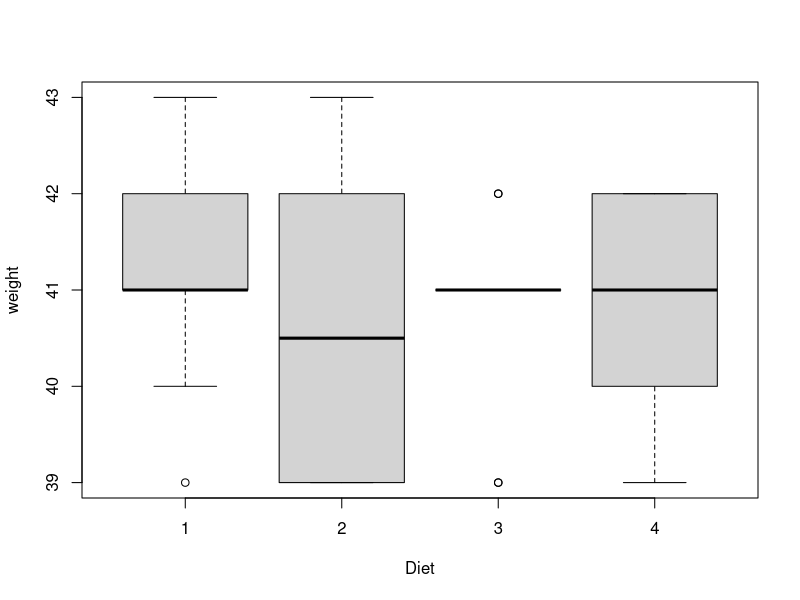
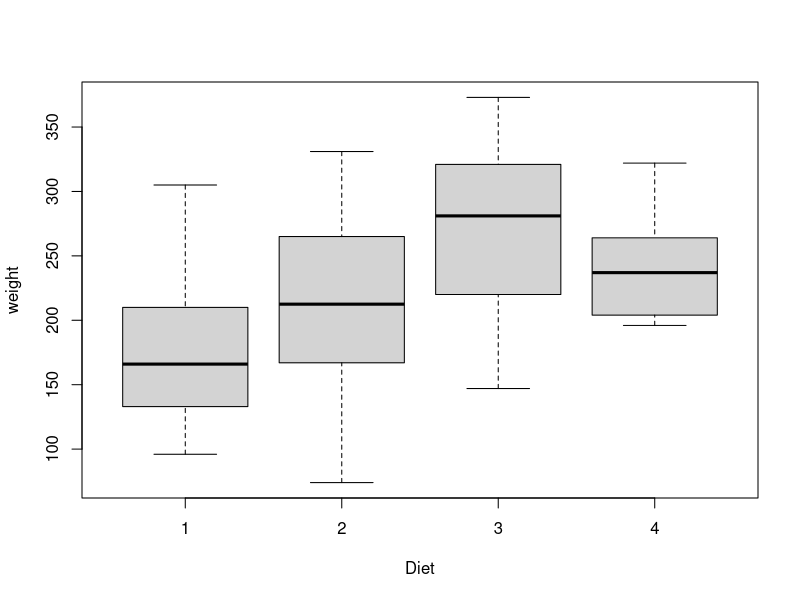
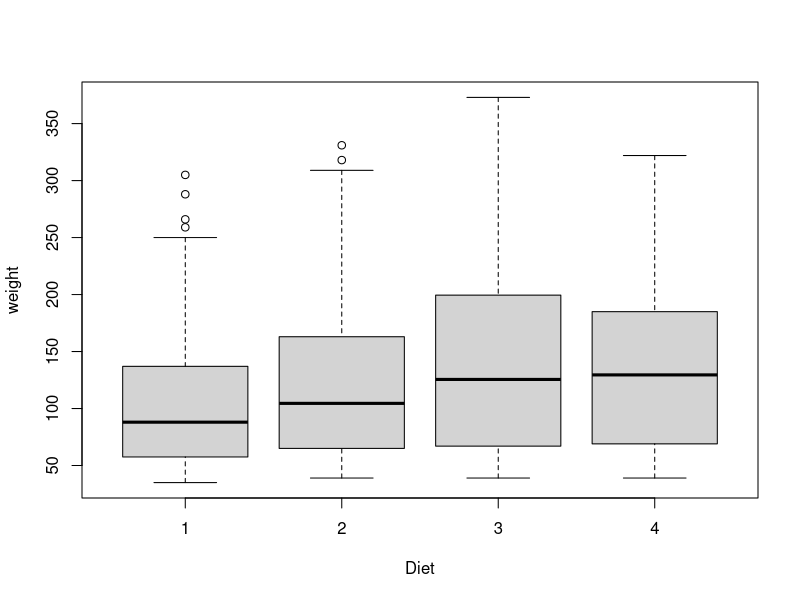

These figures' R source, in order:
#load Chick Weight data set
ChickWeight=ChickWeight
head(ChickWeight)
# Plot ChickWeight diet and examine if there is a statistical difference between weights of chicks
#assigned to different diet treatments on day 0
unique(ChickWeight$Time)
day0<-ChickWeight[ChickWeight$Time==0,]
boxplot(weight~Diet,data=day0)
#there is no statistical difference
#Plot and examine if there is a statistical difference between the weights of chicks
#assigned to different diet treatments at the end of the study (day 21).
day21<-ChickWeight[ChickWeight$Time==21,]
boxplot(weight~Diet,data=day21)
#there is more variance 
#is there an effect of diet on chick growth? use repeated measures anova
anova2=aov(ChickWeight$weight~ChickWeight$Diet)
summary(anova2)
#plot the effects of diet on chick growth
boxplot(weight~Diet,data=ChickWeight)


#Using a for-loop, plot the growth of each chick in a different color, all on the same plot



